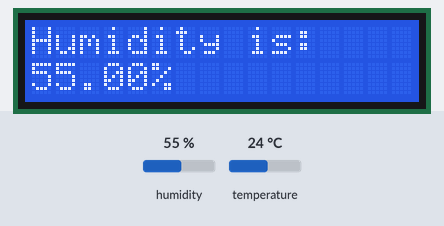
A sketch run on a simulated Arduino Uno, built with avr-gcc and run on an emulated ATmega328P. On the bench: 16×2 character LCD. The inputs (shaded band) are chosen by the test bench; at power-on: humidity 55 %, temperature 24 °C.

Above: at 1.2 s.
1.3 s: humidity set to 22 %
At 5.9 s:
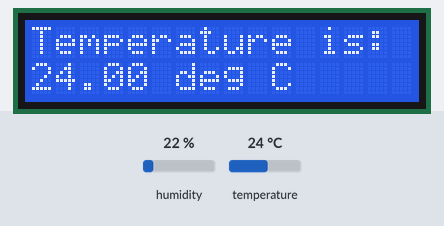
At 15.5 s:
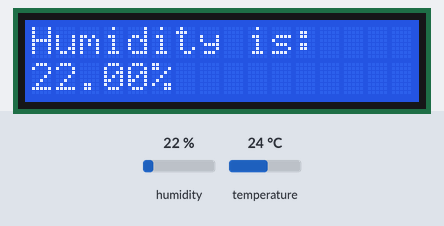
Timing chart, 0 to 17.0 s (numbered marks = the images above; inputs shaded):
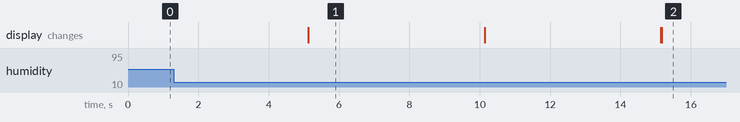

Measured:
- what the display in image 1 shows lasts 5.0 s, from 5.1 s to 10.1 s

The sketch:

Lab2Task3.ino
```cpp
#include "DHT.h"
#include <Wire.h>
#include <LiquidCrystal_I2C.h>

#define DHTPIN 2
#define DHTTYPE DHT22

LiquidCrystal_I2C lcd(0x27, 16, 2);
DHT dht(DHTPIN, DHTTYPE);

void setup() {
  lcd.init();
  lcd.backlight();
  dht.begin();

}

void loop() {
  float h = dht.readHumidity();
  //Read temperature as Celsius (the default)
  float t = dht.readTemperature();
  //Read temperature as Fahrenheit (isFahrenheit = True)
  float f =  dht.readTemperature(true);

  //Check if any reads failed and exit early (to try again)

  if(isnan(h) || isnan(t) || isnan(f)){
    lcd.setCursor(0,0);
    lcd.print(F("Failed"));
    return;
  }

  lcd.setCursor(0,0);
  lcd.print("Humidity is: ");
  lcd.setCursor(0,1);
  lcd.print(h);
  lcd.print(F("% "));
  delay(5000);
  lcd.clear();

  lcd.setCursor(0,0);
  lcd.print("Temperature is: ");
  lcd.setCursor(0,1);
  lcd.print(t);
  lcd.print(F(" deg C"));
  delay(5000);
  lcd.clear();

  lcd.setCursor(0,0);
  lcd.print("Temperature is: ");
  lcd.setCursor(0,1);
  lcd.print(f);
  lcd.print(F("F "));
  delay(5000);
  lcd.clear();

}
```
